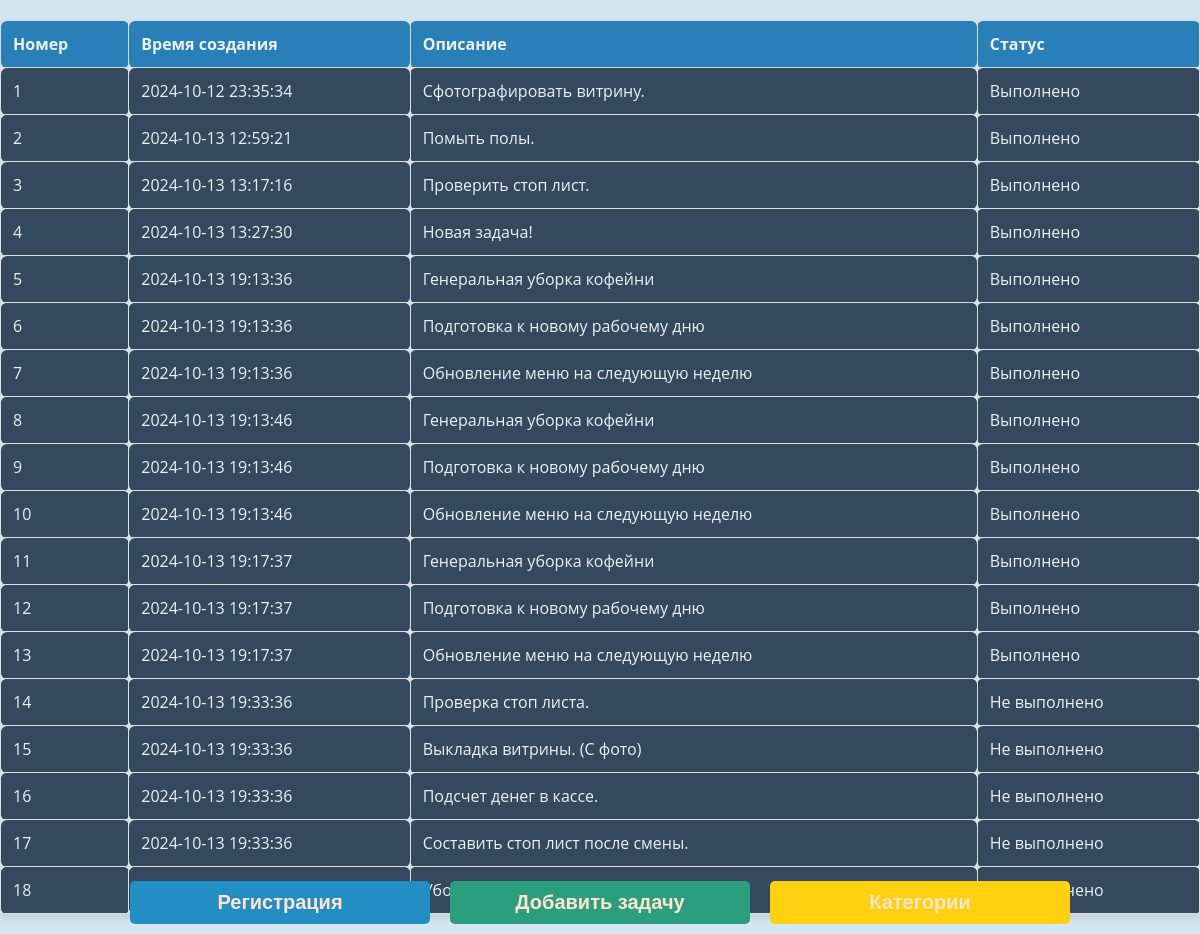
The app's page /admin/tasks (signed in) with its own data.
### app/models.py (models this page shows)
class Task(Base):
    __tablename__ = "tasks"
    id = Column(Integer, primary_key=True, index=True)
    user_id = Column(Integer, ForeignKey("users.id"))
    task_description = Column(Text)
    is_completed = Column(Boolean, default=False)
    created_at = Column(DateTime, default=datetime.utcnow)
    completed_at = Column(DateTime, nullable=True)
    level = Column(Integer, nullable=False)  # Уровень задачи
    result = Column(String, nullable=False)  # Уровень задачи
    user = relationship("User", back_populates="tasks")

### app/routes/tasks_workshifts.py (the view)
@router.get("/admin/tasks")
async def get_admin_tasks(request: Request, db: Session = Depends(get_db), user: str = Depends(get_user_from_cookie)):
    if user != "admin":
        return {"error": "Access denied"}
    tasks = db.query(Task).all()  # Все задачи
    return templates.TemplateResponse(
        "tasks.html",
        {
            "request": request,
            "tasks": tasks,
            "user": user,
            "users": db.query(User).all()
            }
        )

### app/templates/tasks.html (shortened to what this page needs)
<!DOCTYPE html>
<html lang="en">
<head>
    <link rel="stylesheet" href="/static/css/base.css">
    <link rel="stylesheet" href="/static/css/layout.css">
    <link rel="stylesheet" href="/static/css/buttons.css">
    <link rel="stylesheet" href="/static/css/tables.css">
    <link rel="stylesheet" href="/static/css/modals.css">
    <link rel="stylesheet" href="/static/css/notifications.css">
</head>
<body>
    <table>
        <thead>
            <tr>
                <th>Номер</th>
                <th>Время создания</th>
                <th>Описание</th>
                <th>Статус</th>
            </tr>
        </thead>
        <tbody>
            {% for task in tasks %}
            <tr onclick="showTaskDetails({{ task.id }})">
                <td>{{ loop.index }}</td>
                <td>{{ task.created_at.strftime('%Y-%m-%d %H:%M:%S') }}</td>
                <td>{{ task.task_description }}</td>
                <td>{{ "Выполнено" if task.is_completed else "Не выполнено" }}</td>
            </tr>
            {% endfor %}
        </tbody>
    </table>
    <div class="buttons">
        {% if user == "admin" %}
        <button type="button" class="button button-blue" onclick="window.location.href='/register'">Регистрация</button>
        <button type="button" class="button button-green" onclick="openAddTaskModal()">Добавить задачу</button>
        {% else %}
            {% if user.is_working == 0 %}
            <button type="button" class="button button-green" onclick="startShift()">Начать смену</button>
            {% else %}
            <button type="button" class="button button-red" onclick="endShift()">Завершить смену</button>
            {% endif %}
        {% endif %}
        <button type="button" class="button button-yellow" onclick="window.location.href='/'">Категории</button>
    </div>
</body>
</html>

### app/static/css/base.css (style rules this page uses)
body { font-family: 'Open Sans', sans-serif; background-color: #D4E6F1; color: #34495e; margin: 0; padding: 0; display: flex; flex-direction: column; align-items: center; min-height: 100vh; max-width: 100vw; overflow-x: hidden; }
input, textarea, select, button { font-size: 20px; }

### app/static/css/buttons.css (style rules this page uses)
.button { background-color: #2980b9; border: none; color: #FFE4CF; padding: 10px 20px; font-size: 20px; font-weight: bold; cursor: pointer; border-radius: 5px; width: 100%; max-width: 300px; margin: 0 10px; }
.button-yellow { background-color: #FFD110; }
.button-green { background-color: #2B9E7D; }
.button-blue { background-color: #228EC4; }
.buttons { position: fixed; bottom: 0; left: 0; width: 100%; display: flex; justify-content: center; padding: 10px 0; z-index: 1000; }

### app/static/css/tables.css (style rules this page uses)
table { width: 100%; border-collapse: collapse; margin: 20px 0; box-shadow: 0 4px 8px rgba(0, 0, 0, 0.1); }
table, th, td { border: 1px solid #ddd; }
th, td { padding: 12px; text-align: left; border-radius: 6px; }
th { background-color: #2980b9; color: #ecf0f1; font-weight: bold; }
td { background-color: #34495e; color: #ecf0f1; transition: background-color 0.3s ease; }
tr:nth-child(even) { background-color: #2c3e50; }

### app/static/css/modals.css (style rules this page uses)
button { background-color: #27ae60; color: white; padding: 10px 20px; border: none; border-radius: 5px; cursor: pointer; margin-top: 20px; }

### records on screen
Task: created_at "2024-10-12 23:35:34", task_description "Сфотографировать витрину.", is_completed "Выполнено"
Task: created_at "2024-10-13 12:59:21", task_description "Помыть полы.", is_completed "Выполнено"
Task: created_at "2024-10-13 13:17:16", task_description "Проверить стоп лист.", is_completed "Выполнено"
Task: created_at "2024-10-13 13:27:30", task_description "Новая задача!", is_completed "Выполнено"
Task: created_at "2024-10-13 19:13:36", task_description "Генеральная уборка кофейни", is_completed "Выполнено"
Task: created_at "2024-10-13 19:13:36", task_description "Подготовка к новому рабочему дню", is_completed "Выполнено"
Task: created_at "2024-10-13 19:13:36", task_description "Обновление меню на следующую неделю", is_completed "Выполнено"
Task: created_at "2024-10-13 19:13:46", task_description "Генеральная уборка кофейни", is_completed "Выполнено"
Task: created_at "2024-10-13 19:13:46", task_description "Подготовка к новому рабочему дню", is_completed "Выполнено"
Task: created_at "2024-10-13 19:13:46", task_description "Обновление меню на следующую неделю", is_completed "Выполнено"
Task: created_at "2024-10-13 19:17:37", task_description "Генеральная уборка кофейни", is_completed "Выполнено"
Task: created_at "2024-10-13 19:17:37", task_description "Подготовка к новому рабочему дню", is_completed "Выполнено"
Task: created_at "2024-10-13 19:17:37", task_description "Обновление меню на следующую неделю", is_completed "Выполнено"
Task: created_at "2024-10-13 19:33:36", task_description "Проверка стоп листа.", is_completed "Не выполнено"
Task: created_at "2024-10-13 19:33:36", task_description "Выкладка витрины. (С фото)", is_completed "Не выполнено"
Task: created_at "2024-10-13 19:33:36", task_description "Подсчет денег в кассе.", is_completed "Не выполнено"
Task: created_at "2024-10-13 19:33:36", task_description "Составить стоп лист после смены.", is_completed "Не выполнено"
